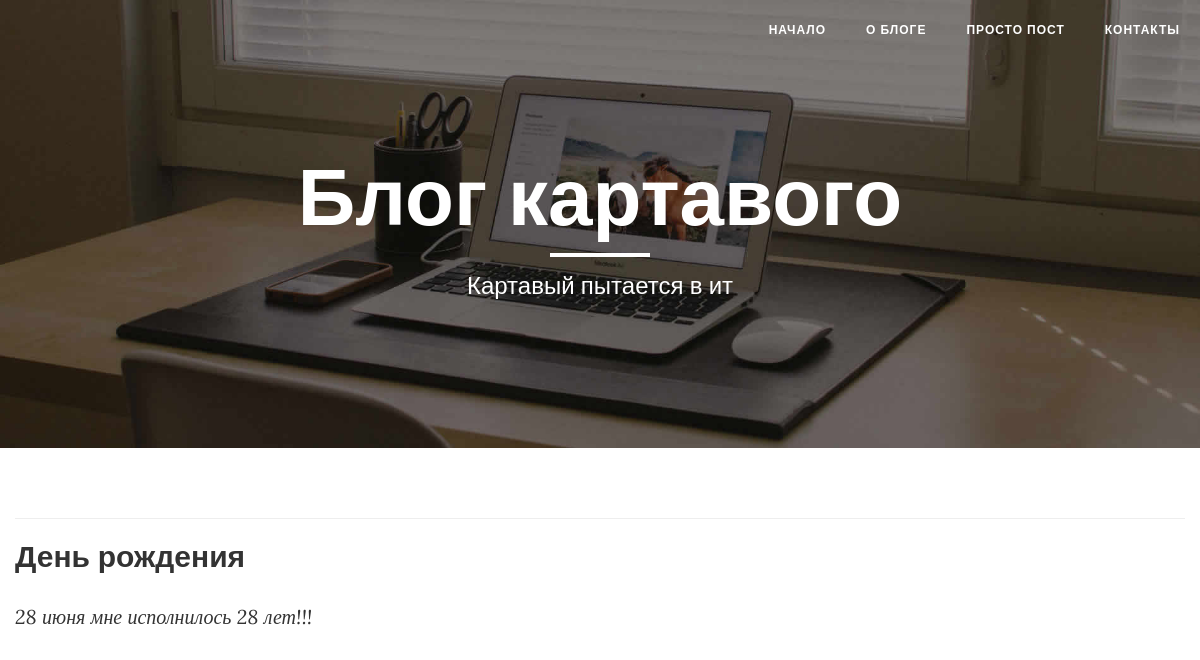
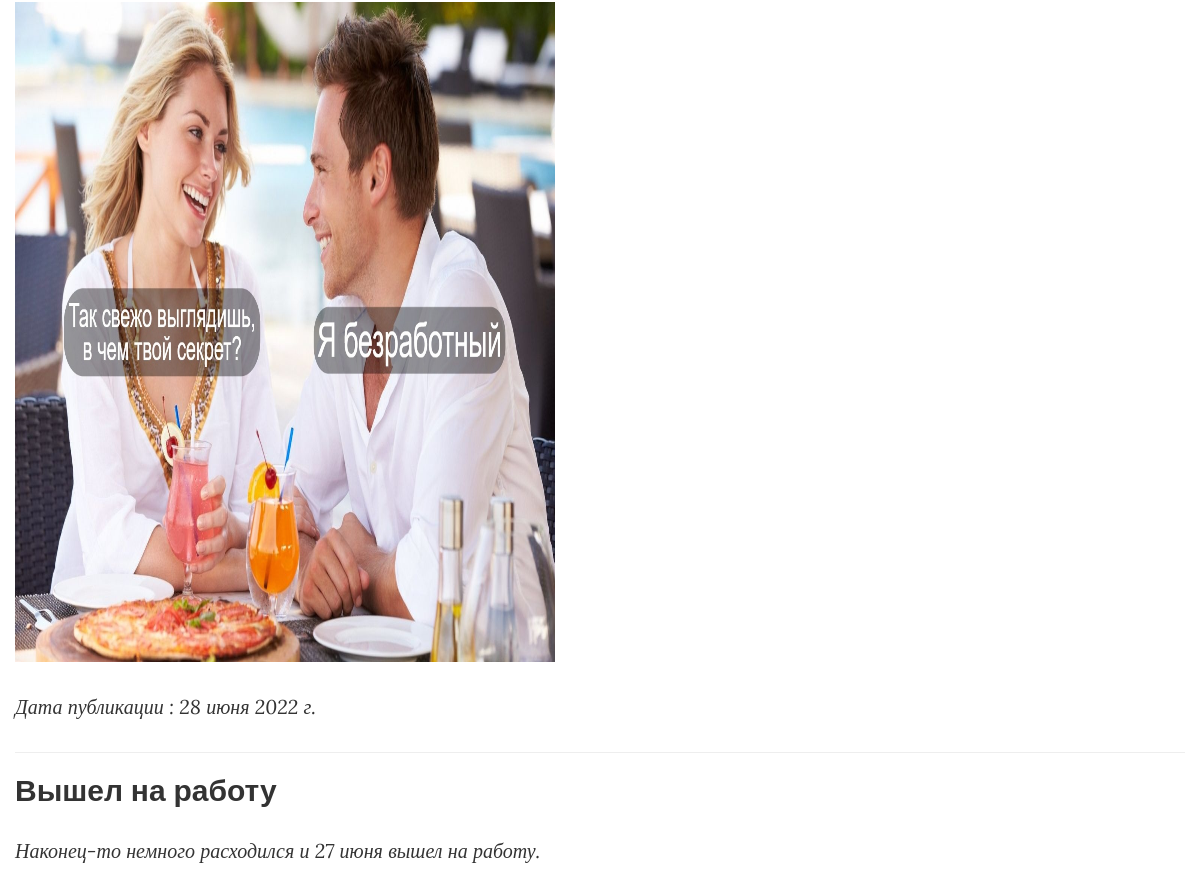
/ (upper part), run on an earlier commit of the app's database (2 pictures, top to bottom).
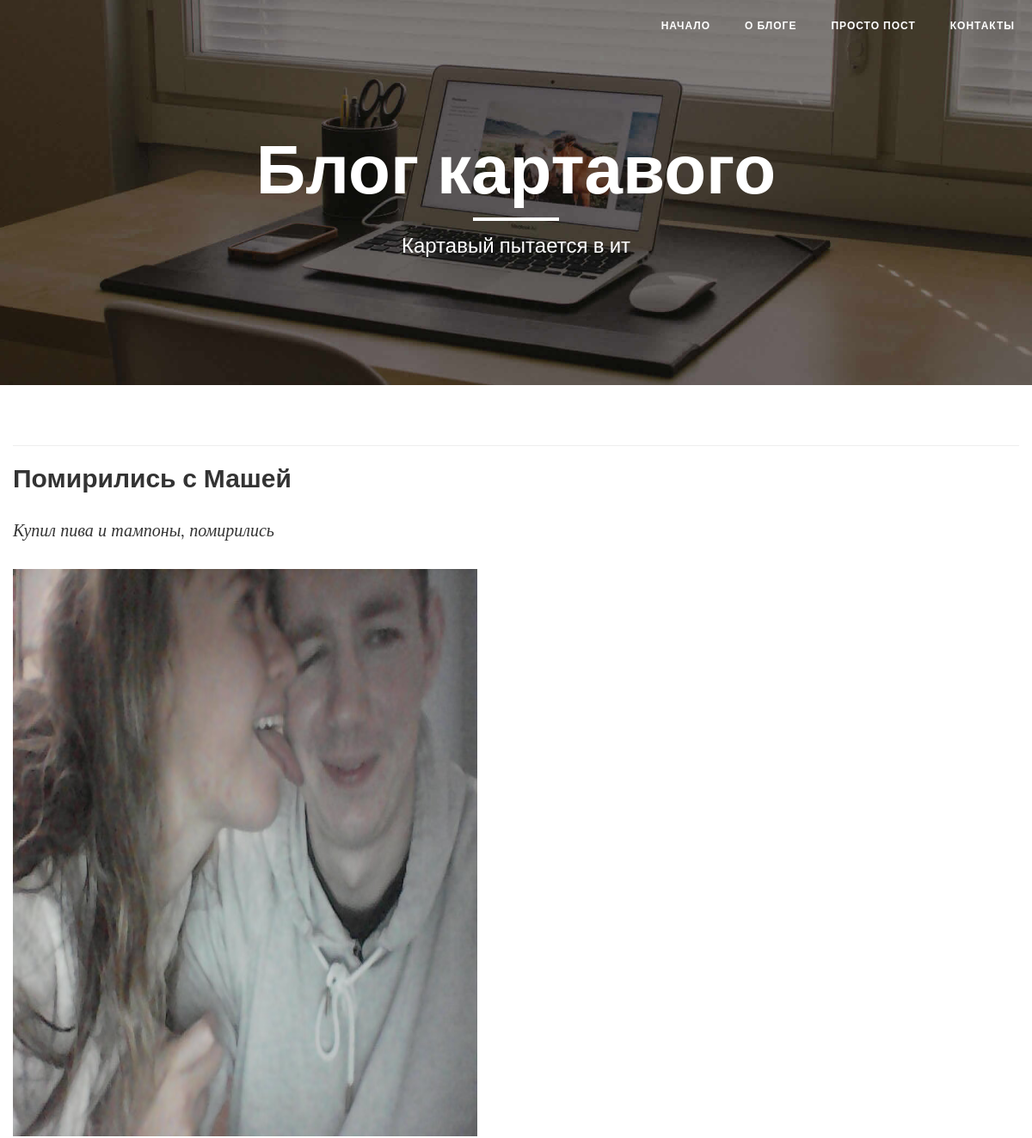
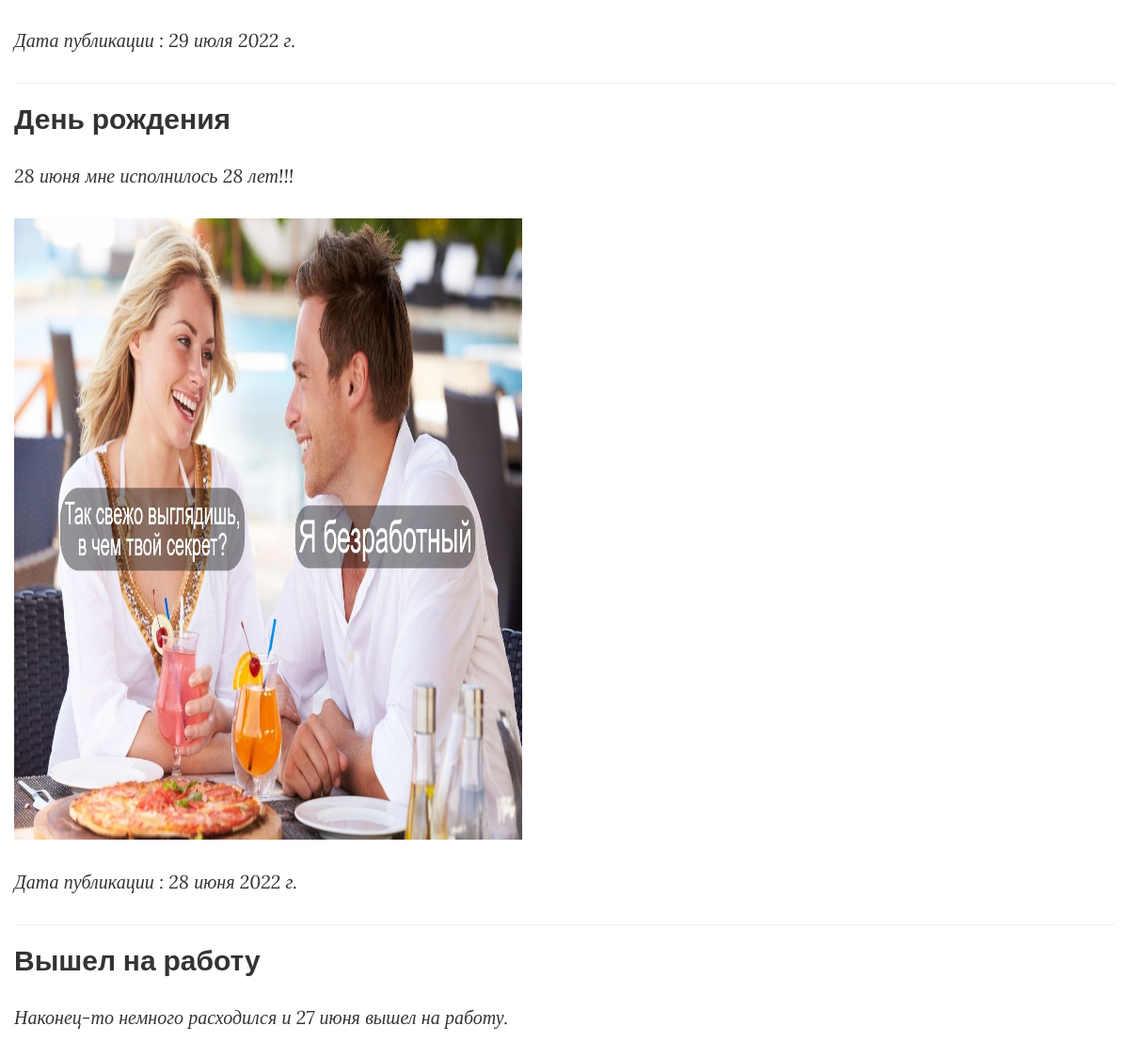
And on a later commit of the database (2 pictures, top to bottom).
### web_blog/models.py (models this page shows, shortened)
class Post(models.Model):
    name = models.CharField('Тема поста', max_length=150)
    text = models.TextField('Сам пост')
    date = models.DateField('Дата публикации', default=date.today)
    image = models.ImageField('Добавь картинку', upload_to='image_for_post/')
    """Зачем эта функция"""

### web_blog/views.py (the view)
# urls.py: path('', views.PostView.as_view())
class PostView(View):
    def get(self, request):
        posts = Post.objects.all()
        return render(request, 'posts/post.html', {'post_list': posts[::-1]})

### templates/posts/post.html (shortened to what this page needs)
<!DOCTYPE html>
{% load static %}
<html lang="en">
<head>
    <link href="{% static 'vendor/bootstrap/css/bootstrap.min.css'%}" rel="stylesheet">
    <link href="{% static 'css/clean-blog.min.css'%}" rel="stylesheet">
    <link href="{% static 'vendor/font-awesome/css/font-awesome.min.css'%}" rel="stylesheet" type="text/css">
</head>
<body>
    <nav class="navbar navbar-default navbar-custom navbar-fixed-top">
        <div class="container-fluid">
            <div class="navbar-header page-scroll">
                <a class="navbar-brand" href="post.html"></a>
            </div>
            <div class="collapse navbar-collapse" id="bs-example-navbar-collapse-1">
                <ul class="nav navbar-nav navbar-right">
                    <li>
                        <a href="post.html">Начало</a>
                    </li>
                    <li>
                        <a href="about.html">О блоге</a>
                    </li>
                    <li>
                        <a href="post.html">Просто пост</a>
                    </li>
                    <li>
                        <a href="contact.html">Контакты</a>
                    </li>
                </ul>
            </div>
        </div>
    </nav>
    <header class="intro-header" style="background-image: url('/static/img/home-bg.jpg')">
        <div class="container">
            <div class="row">
                <div class="col-lg-8 col-lg-offset-2 col-md-10 col-md-offset-1">
                    <div class="site-heading">
                        <h1>Блог картавого</h1>
                        <hr class="small">
                        <span class="subheading">Картавый пытается в ит</span>
                    </div>
                </div>
            </div>
        </div>
    </header>
    <div class="container">
        <div class="row">
            {% for post in post_list %}
                <hr>
                <h2>{{ post.name }}</h2>
                <p><em>{{ post.text }}</em></p>
                <img src="/media/{{ post.image }}" width="540" height="660" alt="{{ post.image }}"/>
               <p><em>Дата публикации : {{ post.date }}</em></p>
            {% endfor %}
        </div>
    </div>
</body>
</html>

What changed in the data, as far as the page shows it:
added Post: name "Помирились с Машей", text "Купил пива и тампоны, помирились", image (picture), date "29 июля 2022 г."
